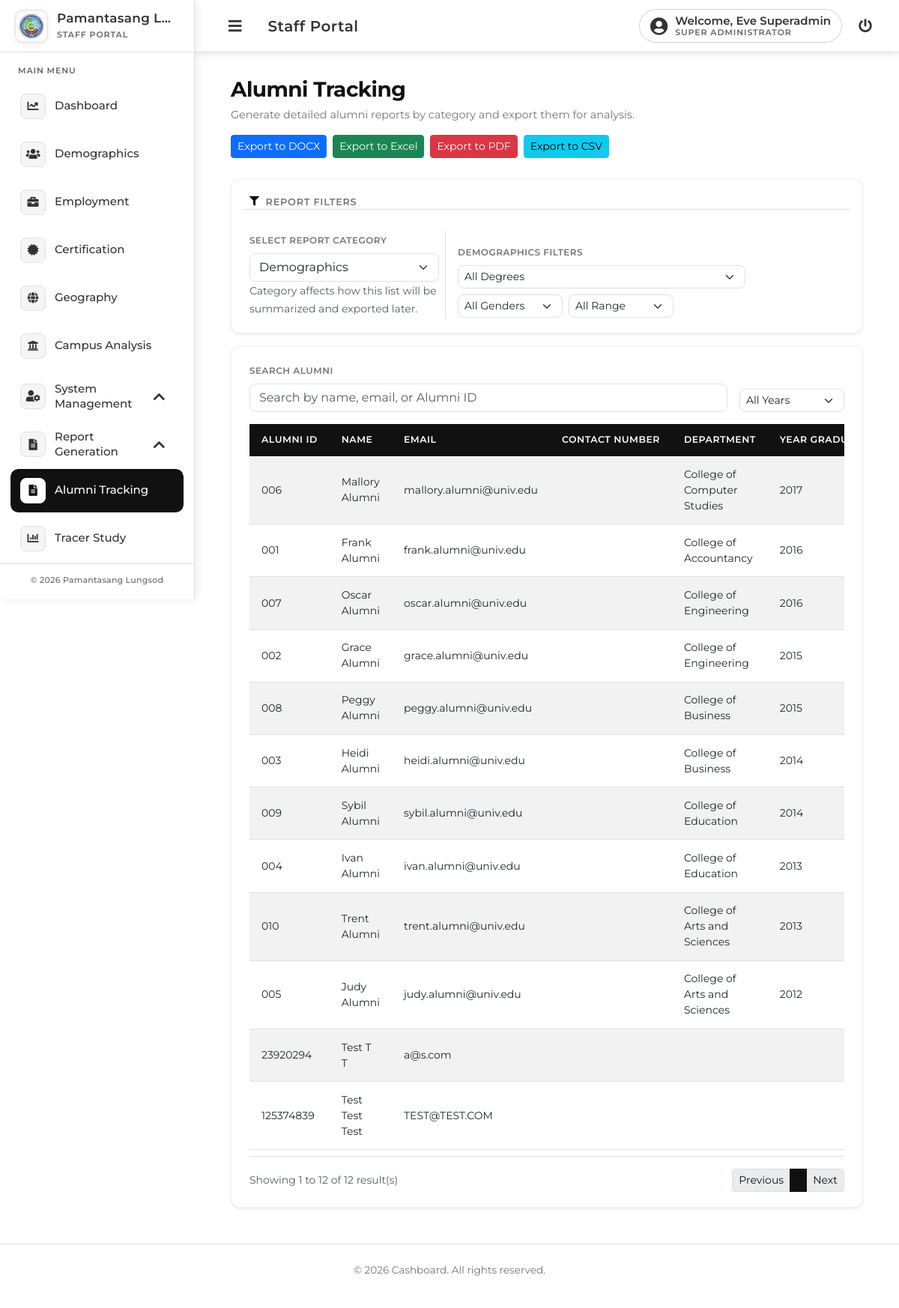
/staff/report-generation.php (signed in), run on the app's committed database.
### tables this page shows
CREATE TABLE `users` (
  `user_id` int(11) NOT NULL,
  `full_name` varchar(255) NOT NULL,
  `email` varchar(255) NOT NULL,
  `password_hash` varchar(255) NOT NULL,
  `role` enum('coordinator','admin','superadmin','alumni') NOT NULL DEFAULT 'alumni',
  `created_at` timestamp NOT NULL DEFAULT current_timestamp(),
  `token_expires_at` timestamp NULL DEFAULT NULL,
  `onboarded` tinyint(1) DEFAULT 0,
  `college_id` int(11) DEFAULT NULL
);

### staff/report-generation.php (the view, shortened to what the rows shown need)
<?php
include 'includes/access_control.php';
$conn = Database::getInstance()->getConnection();
$page = max(1, (int)($_GET['page'] ?? 1));
$perPage = 20;
$offset = ($page - 1) * $perPage;
$where = [];
$where[] = "u.role = 'alumni'";
$whereSql = $where ? 'WHERE ' . implode(' AND ', $where) : '';
$listSql = "SELECT
                u.user_id,
                u.full_name,
                u.email,
                p.phone_number AS contact_number,
                p.sex,
                e.alumni_id,
                e.college_department,
                e.program,
                e.year_graduated,
                emp.employment_status,
                emp.mobility
            FROM users u
            JOIN education e ON e.user_id = u.user_id
            LEFT JOIN personal p ON p.user_id = u.user_id
            LEFT JOIN employment emp ON emp.user_id = u.user_id AND emp.id = (
                SELECT MAX(id) FROM employment WHERE user_id = u.user_id
            )
            {$whereSql}
            GROUP BY u.user_id
            ORDER BY e.year_graduated DESC, u.full_name ASC
            LIMIT {$perPage} OFFSET {$offset}";
$alumniResult = $conn->query($listSql);
include 'includes/header.php';
?>
<link rel="stylesheet" href="css/style.css">
<link rel="stylesheet" href="css/index.css">
<link rel="stylesheet" href="css/report-generation.css">
<link href="https://cdn.jsdelivr.net/npm/bootstrap@5.3.0/dist/css/bootstrap.min.css" rel="stylesheet">
<div class="content-wrapper">
<main class="main-content dashboard-page">
    <div class="header dashboard-header">
        <div class="header-top d-flex justify-content-between align-items-start flex-wrap">
            <div class="mb-2 mb-md-0">
                <h1 class="mb-0 dashboard-title">Alumni Tracking</h1>
            </div>
        </div>
    </div>
    <form method="get" action="" class="mt-1">
        <div class="card dashboard-card shadow-sm rg-table-card mt-3">
            <div class="card-body">
                <div class="table-responsive">
                    <table class="table table-striped align-middle rg-table mb-0">
                        <thead>
                            <tr>
                                <th scope="col">Alumni ID</th>
                                <th scope="col">Name</th>
                                <th scope="col">Email</th>
                                <th scope="col">Contact Number</th>
                                <th scope="col">Department</th>
                                <th scope="col">Year Graduated</th>
                            </tr>
                        </thead>
                        <tbody>
                            <?php if ($alumniResult && $alumniResult->num_rows > 0): ?>
                                <?php while ($row = $alumniResult->fetch_assoc()): ?>
                                    <tr
                                        data-gender="<?= htmlspecialchars(strtolower($row['sex'] ?? '')) ?>"
                                        data-employment-status="<?= htmlspecialchars(strtolower($row['employment_status'] ?? '')) ?>"
                                        data-mobility="<?= htmlspecialchars(strtolower($row['mobility'] ?? '')) ?>"
                                    >
                                        <td><?= htmlspecialchars($row['alumni_id'] ?? '') ?></td>
                                        <td><?= htmlspecialchars($row['full_name']) ?></td>
                                        <td><?= htmlspecialchars($row['email']) ?></td>
                                        <td><?= htmlspecialchars($row['contact_number'] ?? '') ?></td>
                                        <td><?= htmlspecialchars($row['college_department'] ?? '') ?></td>
                                        <td><?= htmlspecialchars($row['year_graduated'] ?? '') ?></td>
                                    </tr>
                                <?php endwhile; ?>
                            <?php else: ?>
                                <tr>
                                    <td colspan="7" class="text-center text-muted">No alumni found for the selected filters.</td>
                                </tr>
                            <?php endif; ?>
                        </tbody>
                    </table>
                </div>
            </div>
        </div>
    </form>
</main>
</div>

### staff/includes/header.php (shortened to what the rows shown need)
<?php
$current = basename($_SERVER['PHP_SELF']);
if ($current !== 'login.php') {
    require_once __DIR__ . '/access_control.php';
    $topbarStaffName = $userName ?? 'Staff';
    $topbarRoleName = getRoleDisplayName($role ?? '');
} else {
    $topbarStaffName = 'Staff';
    $topbarRoleName = 'Staff';
}
?>
<!DOCTYPE html>
<html lang="en">
<head>
    <link rel="stylesheet" href="https://cdnjs.cloudflare.com/ajax/libs/font-awesome/5.15.4/css/all.min.css" />
    <link rel="stylesheet" href="https://unpkg.com/leaflet/dist/leaflet.css" />
    <link rel="stylesheet" href="https://cdn.jsdelivr.net/npm/bootstrap@5.3.2/dist/css/bootstrap.min.css">
    <link rel="stylesheet" href="css/style.css">
    <link rel="stylesheet" href="css/shell.css">
</head>
<body>
    <?php if ($current !== 'login.php'): ?>
    <nav class="topbar">
        <div class="topbar-left">
            <button class="sidebar-toggle-btn" onclick="toggleSidebar()" aria-label="Toggle Sidebar">
                <i class="fas fa-bars"></i>
            </button>
            <span class="topbar-title">Staff Portal</span>
        </div>
        <div class="topbar-right">
            <div class="topbar-user">
                <i class="fas fa-user-circle"></i>
                <span class="topbar-user-text">
                    <span class="topbar-user-greeting">Welcome, <?php echo htmlspecialchars($topbarStaffName); ?></span>
                    <span class="topbar-user-role"><?php echo htmlspecialchars($topbarRoleName); ?></span>
                </span>
            </div>
            <a href="#" onclick="showStaffLogoutModal(); return false;" class="logout-link" title="Logout">
                <i class="fas fa-power-off"></i>
            </a>
        </div>
    </nav>
    <?php endif; ?>
    <div class="wrapper">

### data on the page
users: full_name "Eve Superadmin", role "SUPER ADMINISTRATOR"
users: alumni_id "006", full_name "Mallory Alumni", email "mallory.alumni@univ.edu", college_department "College of Computer Studies", year_graduated "2017"
users: alumni_id "001", full_name "Frank Alumni", email "frank.alumni@univ.edu", college_department "College of Accountancy", year_graduated "2016"
users: alumni_id "007", full_name "Oscar Alumni", email "oscar.alumni@univ.edu", college_department "College of Engineering", year_graduated "2016"
users: alumni_id "002", full_name "Grace Alumni", email "grace.alumni@univ.edu", college_department "College of Engineering", year_graduated "2015"
users: alumni_id "008", full_name "Peggy Alumni", email "peggy.alumni@univ.edu", college_department "College of Business", year_graduated "2015"
users: alumni_id "003", full_name "Heidi Alumni", email "heidi.alumni@univ.edu", college_department "College of Business", year_graduated "2014"
users: alumni_id "009", full_name "Sybil Alumni", email "sybil.alumni@univ.edu", college_department "College of Education", year_graduated "2014"
users: alumni_id "004", full_name "Ivan Alumni", email "ivan.alumni@univ.edu", college_department "College of Education", year_graduated "2013"
users: alumni_id "010", full_name "Trent Alumni", email "trent.alumni@univ.edu", college_department "College of Arts and Sciences", year_graduated "2013"
users: alumni_id "005", full_name "Judy Alumni", email "judy.alumni@univ.edu", college_department "College of Arts and Sciences", year_graduated "2012"
users: alumni_id "23920294", full_name "Test T T", email "a@s.com"
users: alumni_id "125374839", full_name "Test Test Test", email "TEST@TEST.COM"

### other printed values
$branding['system_name'] "Pamantasang L…"
$branding['system_name'] "Pamantasang Lungsod"
$offset + 1 "1"
min($offset + $perPage, $totalRecords) "12"
$totalRecords "12"
